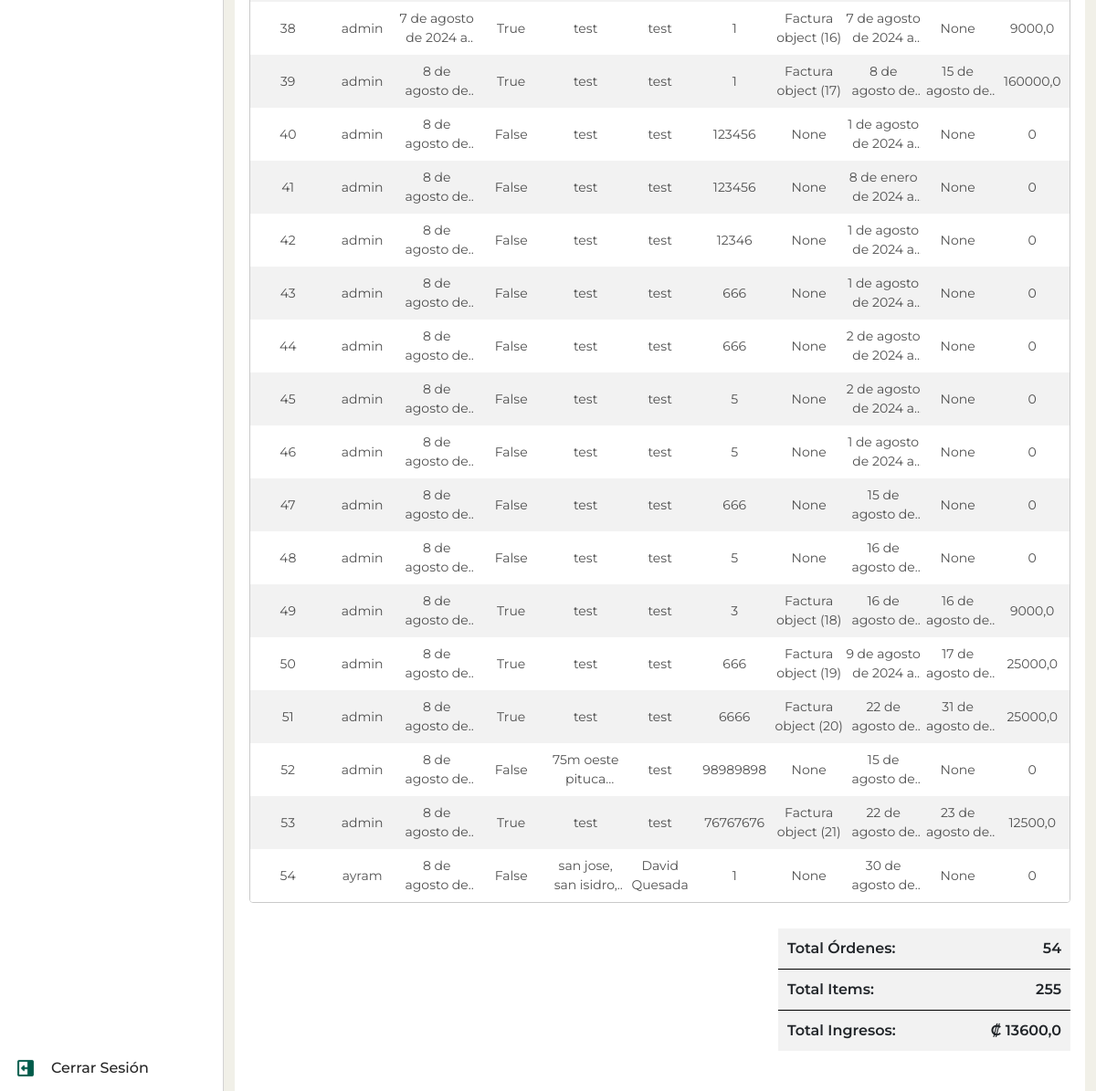
/ordenes/ordenes/report/ (signed in, lower part), run on an earlier commit of the app's database.
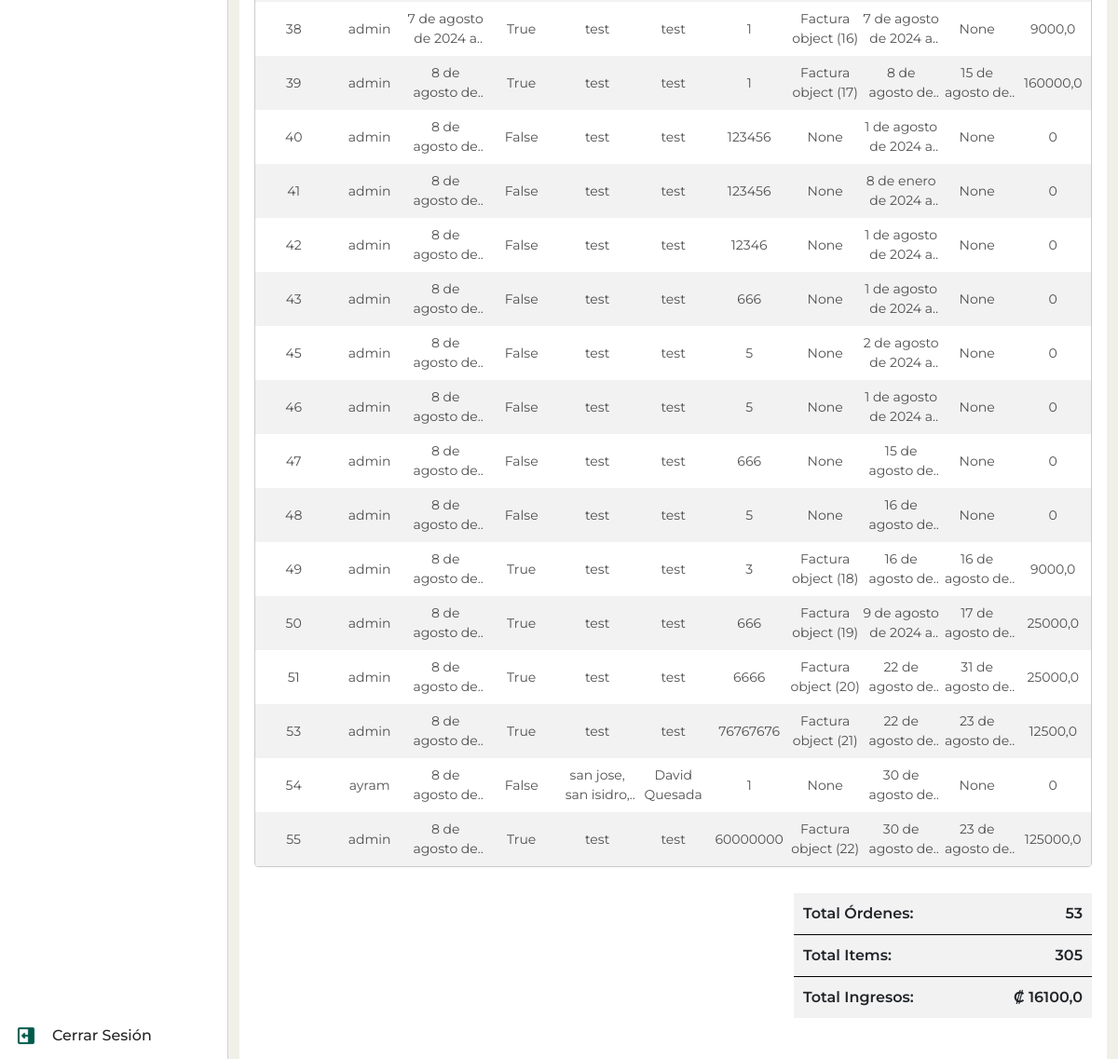
And on a later commit of the database.
### mod_ventas/sub_mod_ordenes/models.py (models this page shows, shortened)
class Orden(models.Model):
    usuario = models.ForeignKey(User, on_delete=models.CASCADE)
    fecha_creacion = models.DateTimeField(auto_now_add=True)
    completada = models.BooleanField(default=False)
    direccion_envio = models.CharField(max_length=255)
    nombre_cliente = models.CharField(max_length=255, default='')
    numero_telefono_cliente = models.IntegerField(default=0)
    factura = models.OneToOneField(Factura, on_delete=models.SET_NULL, null=True, blank=True)
    tiempo_despacho_esperado = models.DateTimeField(default=timezone.now)
    tiempo_despacho_real = models.DateTimeField(null=True, blank=True)
    def get_total(self):
        return sum(item.get_total_price() for item in self.items.all())

class OrdenItem(models.Model):
    orden = models.ForeignKey(Orden, related_name='items', on_delete=models.CASCADE)
    producto = models.ForeignKey(Producto, on_delete=models.CASCADE)
    cantidad = models.PositiveIntegerField()
    precio_unitario = models.FloatField(default=0)
    def get_total_price(self):
        return self.cantidad * self.precio_unitario

### mod_ventas/sub_mod_facturas/models.py (models this page shows, shortened)
class Factura(models.Model):
    numero_factura = models.IntegerField(unique=True)  # Ensure unique values for invoice numbers
    fecha_emision = models.DateField(default=date.today)
    total = models.FloatField(default=0)

### mod_ventas/sub_mod_ordenes/views.py (the view)
# urls.py: path('ordenes/report/', OrdenReportView.as_view(), name='orden_report'),
class OrdenReportView(LoginRequiredMixin, TemplateView):
    template_name = 'sub_mod_ordenes/orden_report.html'
    def get_context_data(self, **kwargs):
        context = super().get_context_data(**kwargs)
        orders = Orden.objects.all()
        total_orders = orders.count()
        total_items = OrdenItem.objects.aggregate(Sum('cantidad'))['cantidad__sum'] or 0
        total_revenue = OrdenItem.objects.aggregate(Sum('precio_unitario'))['precio_unitario__sum'] or 0
        context.update({
            'orders': orders,
            'total_orders': total_orders,
            'total_items': total_items,
            'total_revenue': total_revenue,
        })
        return context

### mod_ventas/sub_mod_ordenes/templates/sub_mod_ordenes/orden_report.html (shortened to what this page needs)
{% extends "base.html" %}
{% load static %}
{% block content %}
    <section class="report">
        <div class="table-responsive">
          <table class="table report-table table-striped">
            <tbody>
        {% for orden in orders %}
            <tr>
              <td>
                <p>{{ orden.id }}</p>
              </td>
              <td>
                <p>{{ orden.usuario.username }}</p>
              </td>
              <td>
                <p>{{ orden.fecha_creacion }}</p>
              </td>
              <td>
                <p>{{ orden.completada }}</p>
              </td>
              <td>
                <p>{{ orden.direccion_envio }}</p>
              </td>
              <td>
                <p>{{ orden.nombre_cliente }}</p>
              </td>
              <td>
                <p>{{ orden.numero_telefono_cliente }}</p>
              </td>
              <td>
                <p>{{ orden.factura }}</p>
              </td>
              <td>
                <p>{{ orden.tiempo_despacho_esperado }}</p>
              </td>
              <td>
                <p>{{ orden.tiempo_despacho_real }}</p>
              </td>
              <td>
                <p>{{ orden.get_total }}</p>
              </td>
          </tr>
        {% endfor %}
          </tbody>
        </table>
        </div>
        <div class="total-info">
          <div class="total-info-wrapper">
            <ul class="total-list">
              <li>Total Órdenes: <span>{{ total_orders }}</span></li>
              <li>Total Items: <span> {{ total_items }}</span></li>
              <li>Total Ingresos: <span>₡ {{ total_revenue }}</span></li>
            </ul>
          </div>
        </div>
      </section>
{% endblock %}

What changed in the data, as far as the page shows it:
removed Orden: id "44", usuario.username "admin", fecha_creacion "8 de agosto…", completada "False", direccion_envio "test", nombre_cliente "test", numero_telefono_cliente "666", factura "None", tiempo_despacho_esperado "2 de agosto de 2024…", tiempo_despacho_real "None", get_total "0"
removed Orden: id "52", usuario.username "admin", fecha_creacion "8 de agosto…", completada "False", direccion_envio "75m oeste…", nombre_cliente "test", numero_telefono_cliente "98989898", factura "None", tiempo_despacho_esperado "15 de agosto…", tiempo_despacho_real "None", get_total "0"
added Orden: id "55", usuario.username "admin", fecha_creacion "8 de agosto…", completada "True", direccion_envio "test", nombre_cliente "test", numero_telefono_cliente "60000000", factura "Factura object (22)", tiempo_despacho_esperado "30 de agosto…", tiempo_despacho_real "23 de agosto…", get_total "125000,0"
Also different on the page:
{{ total_orders }}: "54" → "53"
{{ total_items }}: "255" → "305"
{{ total_revenue }}: "13600,0" → "16100,0"
